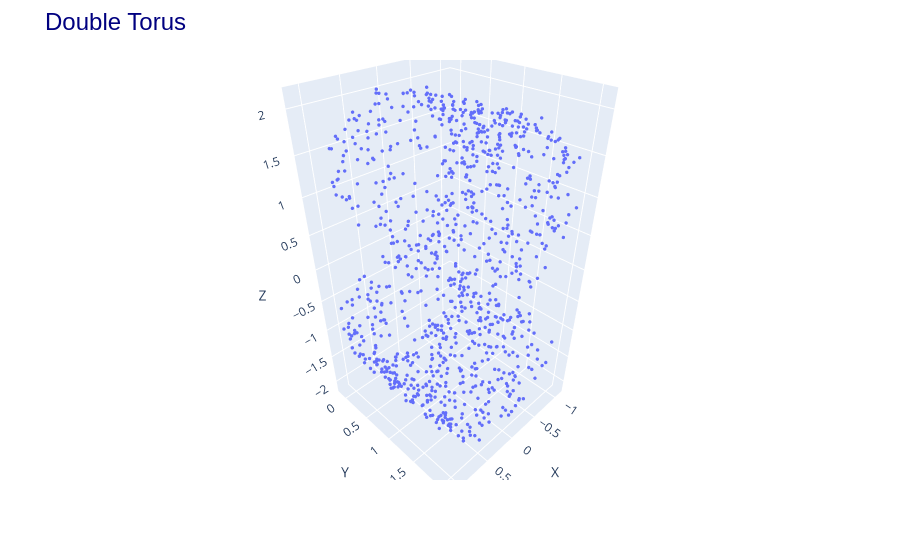

The notebook cell saved with this chart:
### Code cell
s_data, _ = make_s_curve(n_samples=1000, noise=0.05, random_state=0)
s_data_test, _ = make_s_curve(n_samples=1000, noise=0.05, random_state=1)
util.plot3d([(s_data, "S-Curve Dataset")], title="Double Torus")

### Figure 1 — Plotly figure (JSON) as saved in the notebook; plotly's stock layout.template omitted (floating-point values rounded to 4 significant figures; data arrays with more than 128 entries replaced by an {"elided": "..."} marker saying what was removed)
{"data": [{"marker": {"size": 2}, "mode": "markers", "name": "S-Curve Dataset", "type": "scatter3d", "x": {"elided": "1000 float values"}, "y": {"elided": "1000 float values"}, "z": {"elided": "1000 float values"}}], "layout": {"margin": {"t": 60}, "scene": {"aspectmode": "data", "xaxis": {"title": {"text": "X"}}, "yaxis": {"title": {"text": "Y"}}, "zaxis": {"title": {"text": "Z"}}}, "title": {"font": {"color": "navy", "family": "Arial", "size": 24}, "text": "Double Torus"}}}
